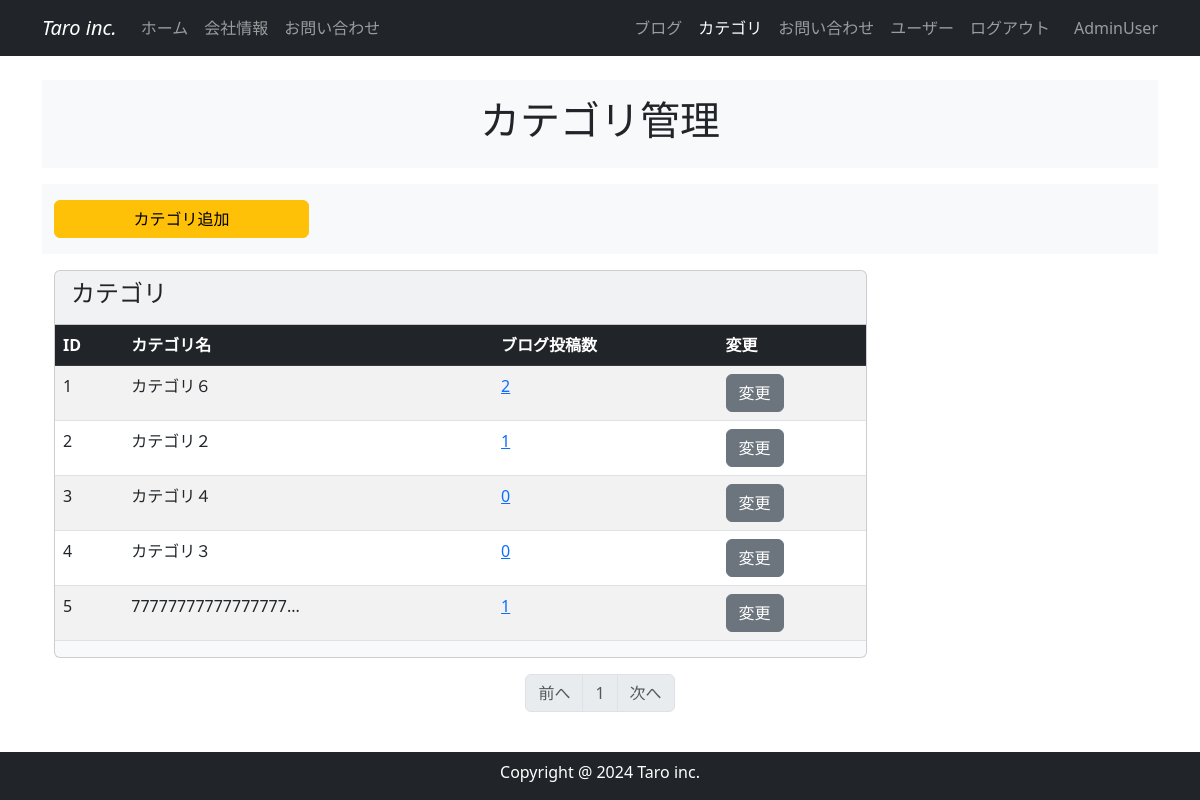
Page /category_maintenance (signed in) on the committed database.
### company_blog/models.py (models this page shows, shortened)
class User(db.Model,UserMixin):
    __tablename__='users'
    id=db.Column(db.Integer,primary_key=True)
    email=db.Column(db.String(64),unique=True,index=True)
    username=db.Column(db.String(64),unique=True,index=True)
    password_hash=db.Column(db.String(128))
    administrator=db.Column(db.String(1))
    post=db.relationship('BlogPost',backref='author',lazy='dynamic')
    @property
    def password(self):
        raise AttributeError('password is not a readable attribute')
    def is_administrator(self):
        if self.administrator=='1':
            return 1
        else:
            return 0

class BlogCategory(db.Model):
    __tablename__='blog_category'
    id=db.Column(db.Integer,primary_key=True)
    category=db.Column(db.String(140))
    posts=db.relationship('BlogPost',backref='blogcategory',lazy='dynamic')
    def count_post(self,id):
        return BlogPost.query.filter_by(category_id=id).count()

### company_blog/main/views.py (the view)
@main.route('/category_maintenance',methods=['GET','POST'])
@login_required
def category_maintenance():
    page=request.args.get('page',1,type=int)
    blog_categories=BlogCategory.query.order_by(BlogCategory.id.asc()).paginate(page=page,per_page=10)
    form=BlogCategoryForm()
    if form.validate_on_submit():
        blog_category=BlogCategory(category=form.category.data)
        db.session.add(blog_category)
        db.session.commit()
        flash('ブログカテゴリが追加されました')
        return redirect(url_for('main.category_maintenance'))
    elif form.errors:
        form.category.data=''
        flash(form.errors['category'][0])
    return render_template('category_maintenance.html',blog_categories=blog_categories,form=form)

### company_blog/models.py (called while the page is built)
@login_manager.user_loader
def load_user(user_id):
    return User.query.get(user_id)

### company_blog/templates/category_maintenance.html (shortened to what this page needs)
{% extends 'base.html' %}
{%block content%}
    <header id="header">
        <div class="container bg-light my-3 py-3">
            <div class="row">
                <div class="col-lg-6 m-auto text-center">
                    <h1>カテゴリ管理</h1>
                </div>
            </div>
        </div>
    </header>
    <selection id="user_resister_btn">
        <div class="container my-3 py-3 bg-light">
            <div class="row">
                <div class="col-md-3">
                    <button type="button" class="btn btn-warning w-100" data-bs-toggle="modal" data-bs-target="#addCategoryModal">
                        カテゴリ追加
                    </button>
                </div>
            </div>
        </div>
    </selection>
    <section id="user_list">
        <div class="container my-3">
            <div class="row">
                <div class="col-lg-9">
                    <div class="card bg-light" >
                        <div class="card-header">
                            <h4 class="card-title">カテゴリ</h4>
                        </div>
                        <div class="table-responsive">
                          <table class="table table-striped text-nowrap">
                            <thead class="table-dark">
                                <tr>
                                  <th scope="col">ID</th>
                                  <th scope="col">カテゴリ名</th>
                                  <th scope="col">ブログ投稿数</th>
                                  <th scope="col">変更</th>
                                </tr>
                            </thead>
                            <tbody>
                                {% for blog_category in blog_categories.items%}
                                <tr>
                                    <td>{{ blog_category.id }}</td>
                                    <td>{{ blog_category.category | truncate(20)}}</td>
                                    <td><a href="{{url_for('main.category_posts',blog_category_id=blog_category.id)}}">{{blog_category.count_post(blog_category.id)}}</a></td>
                                    <td>
                                        {%if current_user.is_administrator()%}
                                        <a href="{{url_for('main.blog_category',blog_category_id=blog_category.id)}}" class="btn btn-secondary">変更</a>
                                    {%endif%}
                                    </td>
                                  </tr>
                                {% endfor %}
                            </tbody>
                          </table>
                        </div>
                      </div>
                </div>
            </div>
        </div>
    </section>
    <nav class="my-2" aria-label="Page navigation">
        <ul class="pagination justify-content-center">
          <li {% if blog_categories.has_prev %}class="page-item"
            {% else %} class="page-item disabled"{%endif%}>
            <a class="page-link" href="
            {% if blog_categories.has_prev %}{{ url_for('main.category_maintenance',page=blog_categories.prev_num) }}
            {% else %}#{% endif %}
            ">前へ</a></li>
          {% for page_num in blog_categories.iter_pages(left_edge=1,right_edge=1,left_current=1,right_current=2) %}
            {% if page_num %}
                {% if blog_categories.page == page_num %}
                    <li class="page-item disabled"><a href="#" class="page-link">{{ page_num }}</a></li>
                {% else %}
                    <li class="page-item"><a class="page-link" href="{{url_for('main.category_maintenance',page=page_num) }}">{{ page_num }}</a></li>
                {% endif %}
            {%else%}
                <li class="page-item disabled"><a href="#" class="page-link">&hellip;</a></li>
            {%endif%}
          {%endfor%}
          <li {% if blog_categories.has_next %}class="page-item"
            {% else %}class="page-item disabled"{%endif%}>
            <a class="page-link" href="
            {% if blog_categories.has_next %}{{ url_for('main.category_maintenance',page=blog_categories.next_num)}}
            {% else %}#{% endif %}">次へ</a></li>
        </ul>
      </nav>
  {%endblock%}

### company_blog/templates/base.html (shortened to what this page needs)
<!DOCTYPE html>
<html lang="en">
<head>
    <link href="https://cdn.jsdelivr.net/npm/bootstrap@5.3.0/dist/css/bootstrap.min.css" rel="stylesheet">
</head>
<body>
  <nav class="navbar navbar-expand-lg bg-dark navbar-dark fixed-top">
    <div class="container">
      <a class="navbar-brand fst-italic" href="{{url_for('main.index')}}">Taro inc.</a>
      <div class="collapse navbar-collapse" id="navbarNav">
        <ul class="navbar-nav">
          <li class="nav-item">
            <a class="nav-link {% if request.endpoint == 'main.index' %}active{% endif %}"href="{{url_for('main.index')}}">ホーム</a>
          </li>
          <li class="nav-item">
            <a class="nav-link {% if request.endpoint == 'main.info' %}active{% endif %}" href="{{url_for('main.info')}}">会社情報</a>
          </li>
          <li class="nav-item">
            <a class="nav-link {% if request.endpoint == 'main.inquiry' %}active{% endif %}" href="{{url_for('main.inquiry')}}">お問い合わせ</a>
          </li>
        </ul>
        <br>
        <ul class="navbar-nav ms-auto">
          {%if current_user.is_authenticated %}
          <li class="nav-item">
            <a class="nav-link {% if request.endpoint == 'main.blog_maintenance' %}active{% endif %}"href="{{url_for('main.blog_maintenance')}}">ブログ</a>
          </li>
          <li class="nav-item">
            <a class="nav-link {% if request.endpoint == 'main.category_maintenance' %}active{% endif %}" href="{{url_for('main.category_maintenance')}}">カテゴリ</a>
          </li>
          <li class="nav-item">
            <a class="nav-link {% if request.endpoint == 'main.inquiry_maintenance' %}active{% endif %}" href="{{url_for('main.inquiry_maintenance')}}">お問い合わせ</a>
          </li>
          <li class="nav-item">
            <a class="nav-link {% if request.endpoint == 'users.maintenance' %}active{% endif %}" href="{{url_for('users.maintenance')}}">ユーザー</a>
          </li>
          <li class="nav-item">
            <a class="nav-link" href="{{url_for('users.logout')}}">ログアウト</a>
          </li>
          <span class="navbar-text ms-3">
            {{current_user.username | truncate(15)}}
          </span>
          {%endif%}
        </ul>
      </div>
    </div>
  </nav>
  {% from "_formhelpers.html" import render_field %}
  <div class="container"style="padding-top: 4rem; padding-bottom: 4rem;">
    {% block content %}
    {% endblock %}
  </div>
  <footer id="footer" class="footer text-center pt-2 fixed-bottom bg-dark">
    <div class="container">
      <div class="row">
        <div class="col text-white">
          <p>Copyright @ 2024 Taro inc.</p>
        </div>
      </div>
    </div>
  </footer>
</body>
</html>

### rows in the picture
User: username "AdminUser"
BlogCategory: id "1", category "カテゴリ６", count_post "2"
BlogCategory: id "2", category "カテゴリ２", count_post "1"
BlogCategory: id "3", category "カテゴリ４", count_post "0"
BlogCategory: id "4", category "カテゴリ３", count_post "0"
BlogCategory: id "5", category "77777777777777777...", count_post "1"

### other values in the picture
{{ page_num }} "1"
